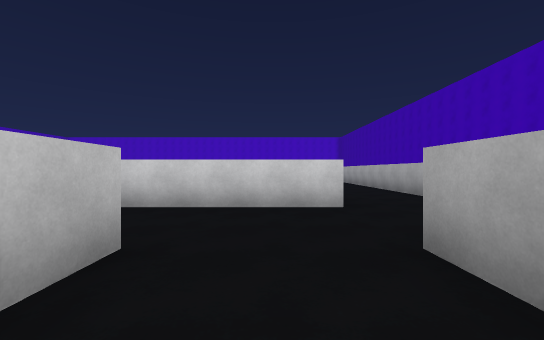
view 1 (above)

24 first-person views from a walk through a scene from a Unity 3-D project. The camera is 1.3 m above the floor, looks level and sees 90° across. The floor is counted in squares, 2 m on a side. Each view is taken from the middle of a square. On the plan, view 1 faces up. The plan holds only what a view shows up to about 9 squares ahead; the rest is blank.

view 2
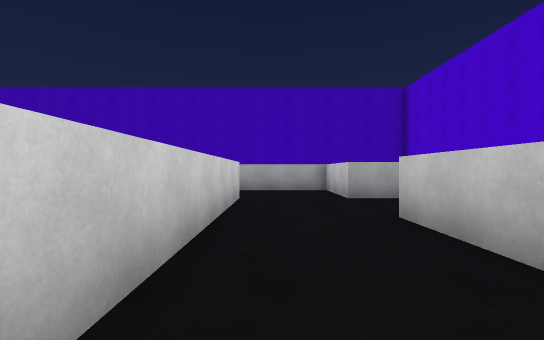

view 3
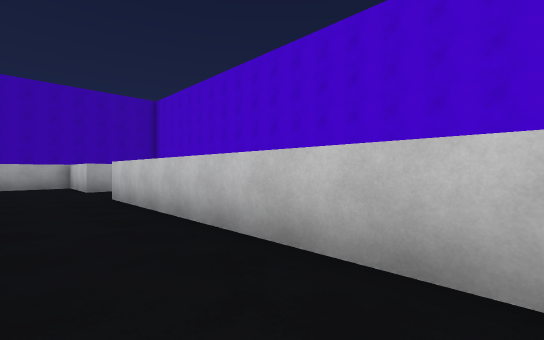

view 4
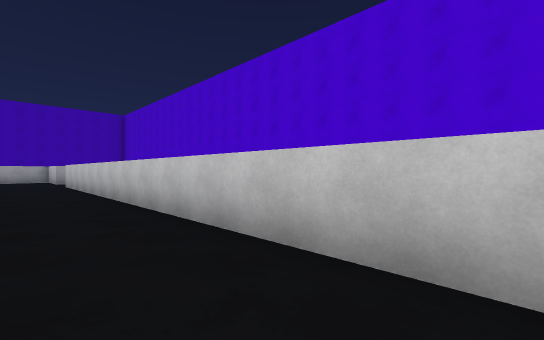

view 5
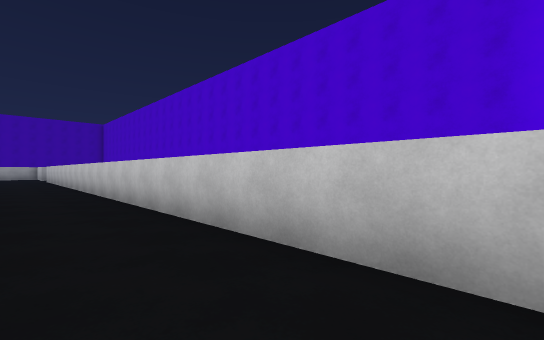

view 6
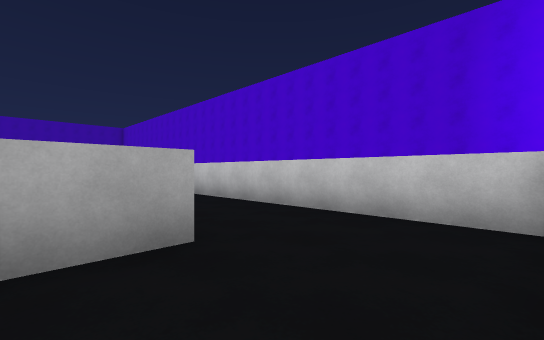

view 7
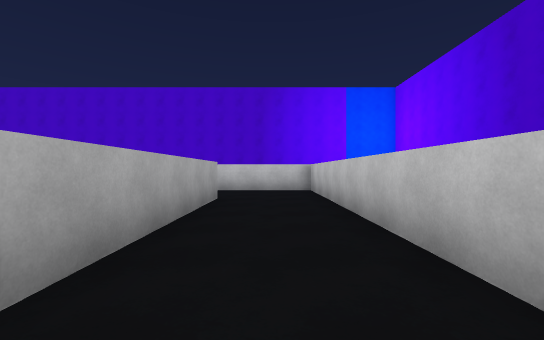

view 8
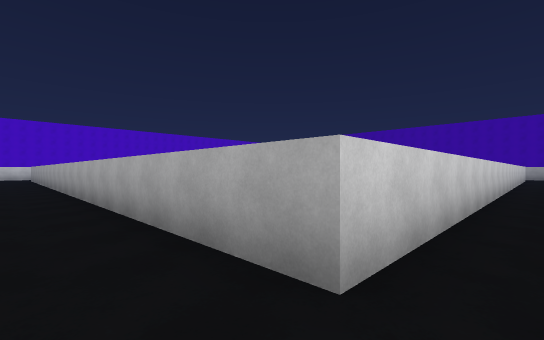

view 9
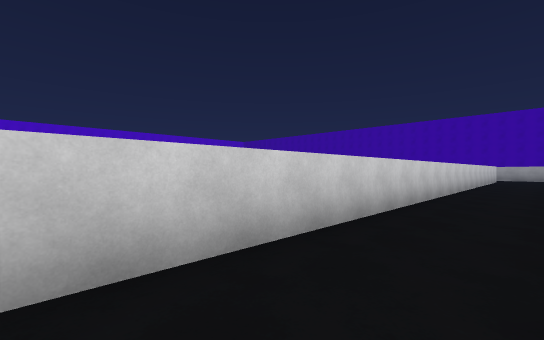

view 10
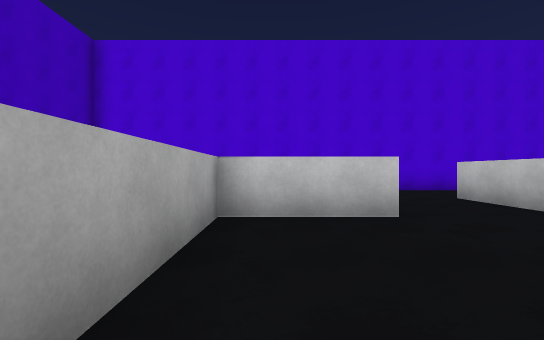

view 11
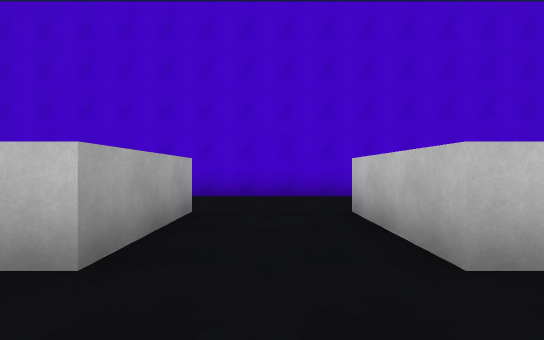

view 12
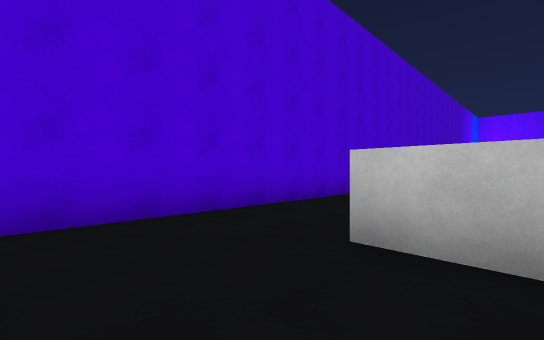

view 13
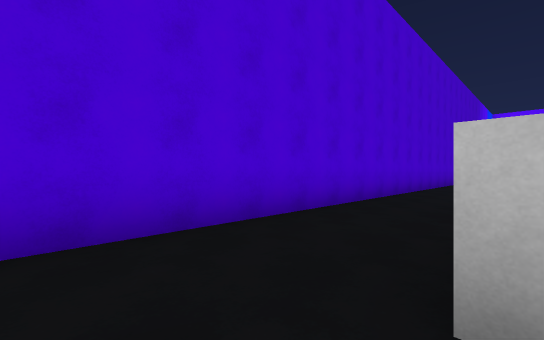

view 14
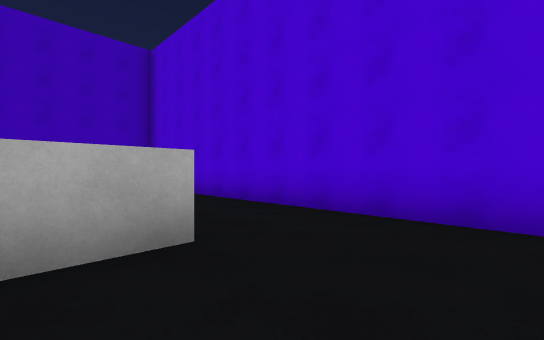

view 15
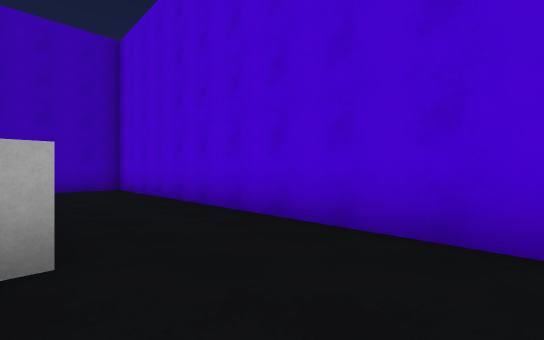

view 16
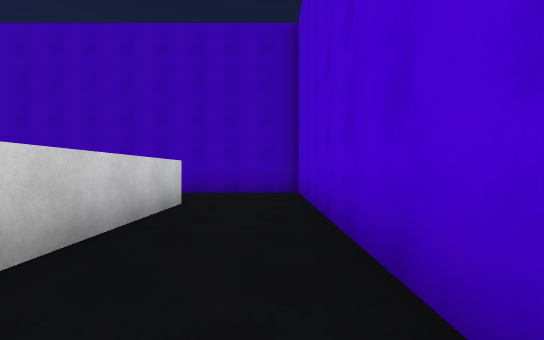

view 17
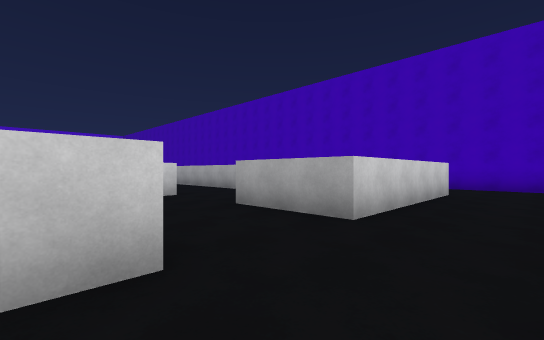

view 18
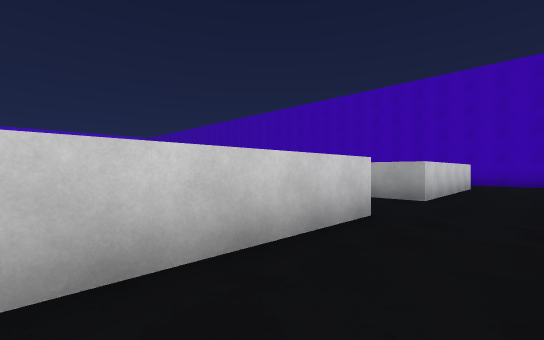

view 19
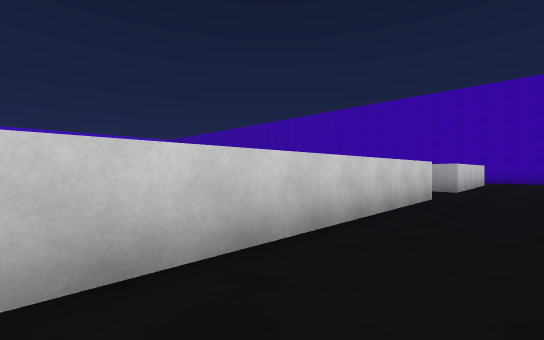

view 20
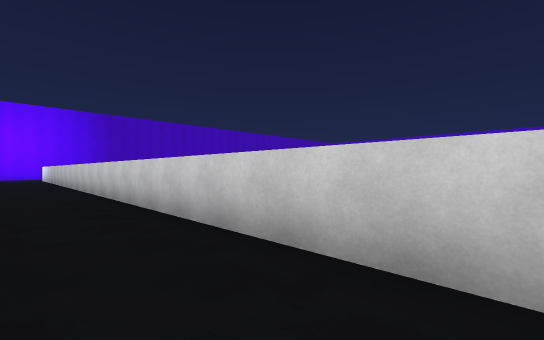

view 21
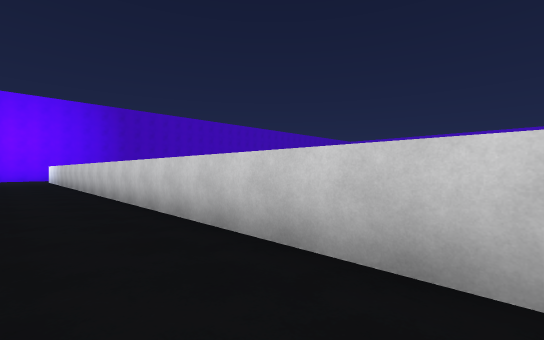

view 22
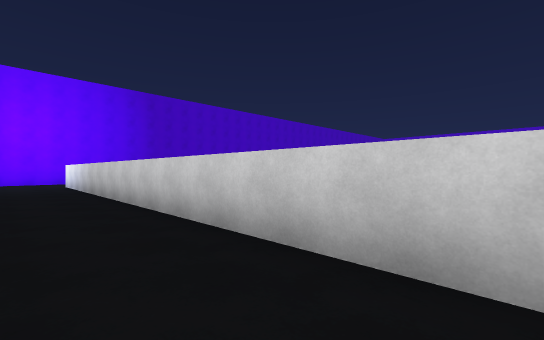

view 23
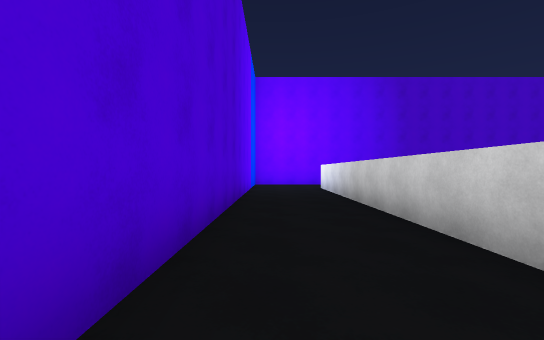

view 24
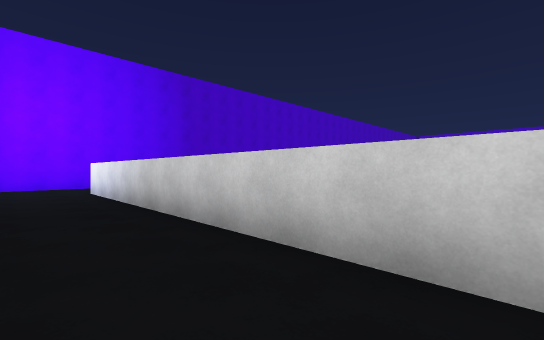

### Floor plan
Points are (right, up) in squares from view 1. A wall is a line through its corners. A room is listed if a view was taken in it or the views show most of it. See-through windows are left out.
Room 1 (views 1, 2, 3, 4, 5, 6, 7, 8, 9, 10, 11, 12, 13, 14, 15, 16)
walls: (-21.3, 9.8) (-21.3, 3.6); (-7.4, 4.7) (-18.8, 4.7) (-18.8, 12.9); (-6.5, 4.7) (-7.2, 4.7); (-21.2, 2.2) (-1.3, 2.2) (-1.3, -0.2); (1.2, 4.7) (-4.2, 4.7); (3.7, 6.8) (3.7, 9); (-1.6, -2.7) (6.6, -2.7); (6.2, -0.2) (1.2, -0.2) (1.2, 2.2) (3.7, 2.2) (3.7, 5.2)
ways out: opening at (-2, -1.5) to room 2; opening at (7, -1.5) to room 2
Room 2 (views 17, 18, 19, 20, 21, 22, 23, 24)
walls: (-1.3, -0.2) (-23.8, -0.2); (-10, -2.7) (-1.6, -2.7); (-26.2, -0.5) (-26.2, -2); (-23, -2.7) (-14.8, -2.7); (6.6, -2.7) (8.8, -2.7) (8.8, 0.6)
ways out: opening at (-2, -1.5) to room 1; opening at (7, -1.5) to room 1

Where each view was taken, in squares from view 1:
view 1: 0 up, 0 right, facing up
view 2: 4 up, 5 left, facing right
view 3: 4 up, 8 left, facing down-right
view 4: 4 up, 14 left, facing down-right
view 5: 4 up, 20 left, facing down-right
view 6: 6 up, 21 left, facing down-right
view 7: 11 up, 20 left, facing down
view 8: 4 up, 20 left, facing up-right
view 9: 3 up, 17 left, facing up-right
view 10: 6 up, 3 right, facing down
view 11: 4 up, 0 right, facing down
view 12: 1 up, 1 right, facing down-left
view 13: 0 up, 0 right, facing down-left
view 14: 1 up, 1 left, facing down-right
view 15: 0 up, 1 left, facing down-right
view 16: 2 down, 1 right, facing right
view 17: 2 down, 2 left, facing up-right
view 18: 2 down, 5 left, facing up-right
view 19: 2 down, 8 left, facing up-right
view 20: 2 down, 3 left, facing up-left
view 21: 2 down, 6 left, facing up-left
view 22: 2 down, 11 left, facing up-left
view 23: 2 down, 14 left, facing left
view 24: 2 down, 15 left, facing up-left
